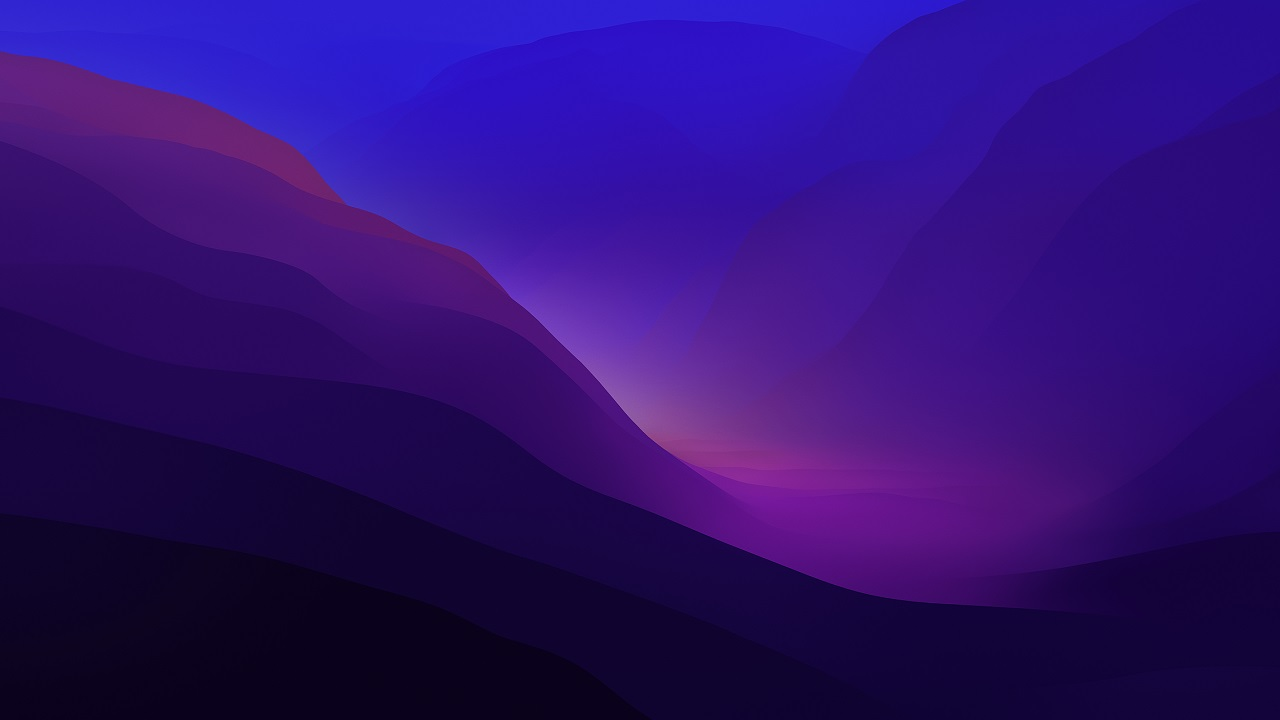
#> input picture img_box/py/1.jpg, 1280 x 720 px, found by its file name
$ python img2txt.py
#> lines starting #> are read from the running program, lines starting #| are printed output that depends on the picture
import cv2     # h, w, c

img = cv2.imread("./py/1.jpg")
#> img is the input picture: shape (720, 1280, 3); mean B, G, R 114.2, 14.9, 46.3
img = cv2.resize(img,(640,480))    #可以改变图片的大小
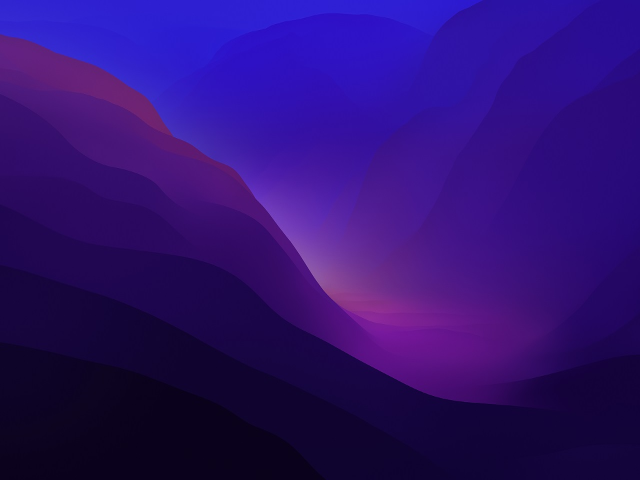
#> img: shape (480, 640, 3); mean B, G, R 114.2, 14.9, 46.3
print("图像的形状,返回一个图像的(行数,列数,通道数):", img.shape)
#| 图像的形状,返回一个图像的(行数,列数,通道数): (480, 640, 3)
print("图像的像素数目:", img.size/img.shape[2])
#| 图像的像素数目: 307200.0
print("图像的数据类型:", img.dtype)
#| 图像的数据类型: uint8
fname = open("./py/th.txt",'w')
Ylenth = img.shape[1]          # 图片列数
#> Ylenth = 640
Xlenth = img.shape[0]          # 图片行数
#> Xlenth = 480

for i in range(Xlenth):
    for j in range(Ylenth):
        # fname.write(str(img[i][j][0])+','+str(img[i][j][1])+','+str(img[i][j][2])+'\n')
        fname.write(("{:02X}".format(img[i][j][0]))+("{:02X}".format(img[i][j][1]))+("{:02X}".format(img[i][j][2]))+'\n')
    # fname.write('\n')
fname.close()


# cv2.imshow('image',img)
# cv2.waitKey(0)
# cv2.destroyAllWindows()
